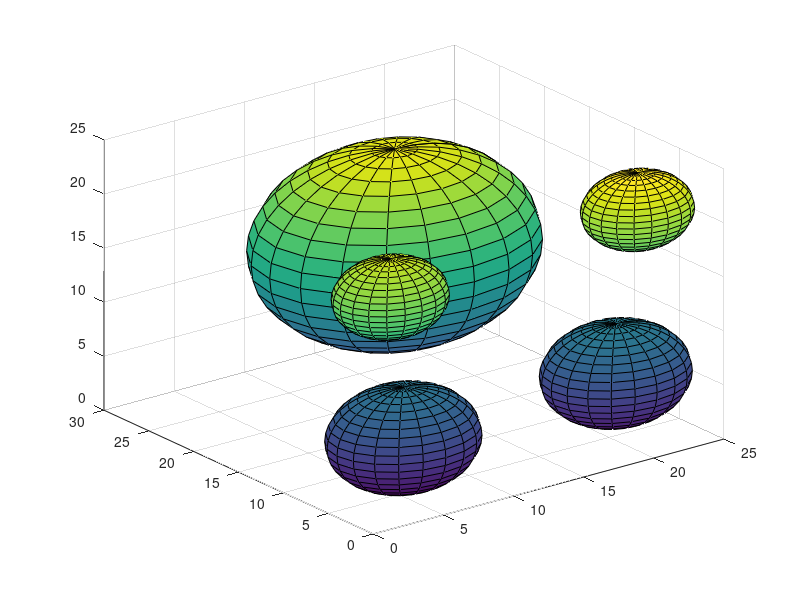

Write the MATLAB code that produced this figure.
clear
clc
model_width=25;% 骨料所投放空间的宽
model_height=25;% 骨料所投放空间的高
model_length=25;% 骨料所投放空间的长
model_geometry=model_width * model_height * model_length;% 骨料所投放空间的体积，骨料投放的空间是一个立方体
aggregate_ratio=0.45;% 骨料的体积占模型几何总体积的比例
model_geometry_for_aggregate=aggregate_ratio * model_geometry;
aggregate_diameter=[5 10 15 20];%粗骨料粒径分布
max_aggregate_diameter=max(aggregate_diameter);%粗骨料最大粒径
aggregate_volu=100*sqrt(aggregate_diameter/max_aggregate_diameter);%富勒曲线确定粗骨料体积比
aggregate_volu_ratio=diff(aggregate_volu)/sum(diff(aggregate_volu));%确定5-10,10-15,15-20各骨料粒径范围体积比

for j = 1:1:length(aggregate_volu_ratio);
    aggregate_sum_volu=0;% 当前粒径范围下生成的各个骨料总体积
    num=0;% 当前粒径范围下生成的符合条件的骨料的数目
    while aggregate_sum_volu < model_geometry_for_aggregate*aggregate_volu_ratio(j);%生成5-10mm骨料
          num=num+1;
          r(j,num)=aggregate_diameter(j)/2+rand(1)*(aggregate_diameter(j+1)-aggregate_diameter(j))/2;% 计算当前粒径范围下符合条件的第num个骨料的随机半径
          r_volu=4/3*pi*r(j,num)^3;
          aggregate_sum_volu=aggregate_sum_volu+r_volu;
    end
end

aggregate_database=r(:); %将r中所有的列拼接成为一个列向量
aggregate_database=sort(aggregate_database,'descend');
aggregate_database(aggregate_database==0)=[];  %将aggregate_database中为0的行删除，生成骨料投放库，投放库中卫为符合要求的粒径

% 寻找第一个骨料的投放位置
flag=0;
while flag<1
    rand_num=rand(3,1);
    if model_width*(1-rand_num(1))>aggregate_database(1)&& model_width*rand_num(1)>aggregate_database(1)&& model_height*(1-rand_num(2))+3>aggregate_database(1)&&model_height*rand_num(2)>aggregate_database(1)...
        &&model_length*(1-rand_num(3))>aggregate_database(1)&&model_length*rand_num(3)>aggregate_database(1);
       flag=1;
       aggregate_position=[model_width*rand_num(1) model_height*rand_num(2) model_length*rand_num(3) aggregate_database(1)];% 投放第一个骨料
    end
end

hwait=waitbar(0,'请等待>>>>>>>>');

%寻找剩余骨料的投放位置
for i=2:1:length(aggregate_database)
    flag=0; %用于判断是否寻找到
    endflag=0; %用于判断寻找多少次未果结束
    while flag<1
        k=0;
        endflag=endflag+1;
        rand_num=rand(3,1);
        aggregate_position_temp =[model_width*rand_num(1) model_height*rand_num(2) model_length*rand_num(3)];
        
        if model_width*(1-rand_num(1))>aggregate_database(i)&& model_width*rand_num(1)>aggregate_database(i)&&model_length*(1-rand_num(3))>aggregate_database(i)&&model_length*rand_num(3)>aggregate_database(i)...
           &&model_height*(1-rand_num(2))+3>aggregate_database(i)&&model_height*rand_num(2)>aggregate_database(i)
           % 当前骨料投放位置在model内
           for m=1:1:size(aggregate_position,1)
               temp(m)=sqrt(sum((aggregate_position_temp-aggregate_position(m,1:3)).^2));
               if temp(m)<aggregate_database(m)+aggregate_position(m,4)
                  % 当前骨料投放位置会与其他骨料重合，跳出循环重新选择当前骨料位置
                  break;
               end
               k=k+1; % 当前骨料位置符合要求，数量+1
           end
        end
        
        if k==size(aggregate_position,1)
            % 找到一个新的可投放骨料，进行保存
            aggregate_position=[aggregate_position;aggregate_position_temp aggregate_database(i)];
            flag=1;
        elseif endflag==10000
            break;
        else
            continue;
        end
        
    end  
    
   process_ratio=i/length(aggregate_database);
   str=['正在运行中',num2str(i),'/',num2str(length(aggregate_database))];
   waitbar(process_ratio,hwait,str);
end
close(hwait);

[x,y,z]=sphere(20);   
for m=1:1:size(aggregate_position,1)
    surf(aggregate_position(m,1)+aggregate_position(m,4)*x,aggregate_position(m,2)+aggregate_position(m,4)*y,aggregate_position(m,3)+aggregate_position(m,4)*z);
    hold on
    pause(0.22);
end
